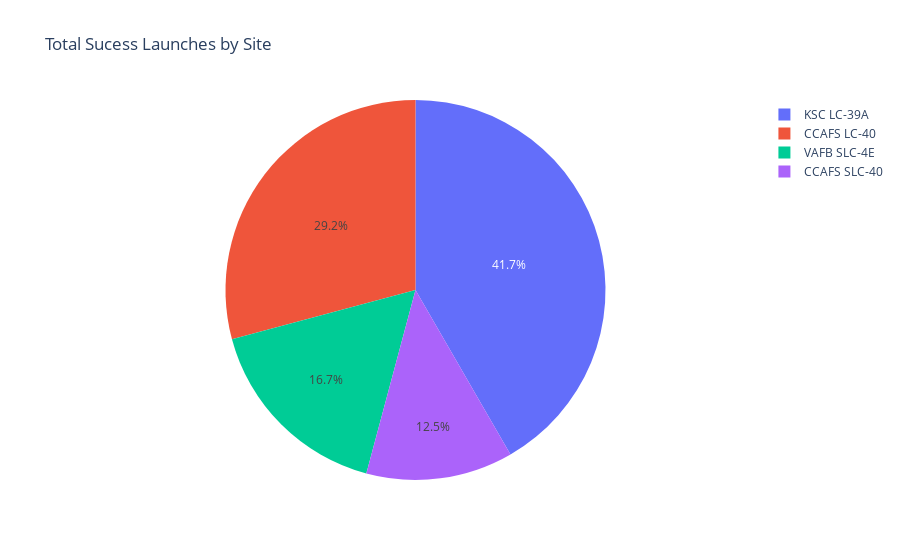

Source (notebook cell):
### Code cell
filtered_df = spacex_df
fig = px.pie(filtered_df, values='class', names='Launch Site', title='Total Sucess Launches by Site')
fig.show()

### Figure 1 — Plotly figure (JSON) as saved in the notebook; plotly's stock layout.template omitted (floating-point values rounded to 4 significant figures)
{"data": [{"domain": {"x": [0, 1], "y": [0, 1]}, "hovertemplate": "Launch Site=%{label}<br>class=%{value}<extra></extra>", "labels": ["CCAFS LC-40", "CCAFS LC-40", "CCAFS LC-40", "CCAFS LC-40", "CCAFS LC-40", "CCAFS LC-40", "CCAFS LC-40", "CCAFS LC-40", "CCAFS LC-40", "CCAFS LC-40", "CCAFS LC-40", "CCAFS LC-40", "CCAFS LC-40", "CCAFS LC-40", "CCAFS LC-40", "CCAFS LC-40", "CCAFS LC-40", "CCAFS LC-40", "CCAFS LC-40", "CCAFS LC-40", "CCAFS LC-40", "CCAFS LC-40", "CCAFS LC-40", "CCAFS LC-40", "CCAFS LC-40", "CCAFS LC-40", "VAFB SLC-4E", "VAFB SLC-4E", "VAFB SLC-4E", "VAFB SLC-4E", "VAFB SLC-4E", "VAFB SLC-4E", "VAFB SLC-4E", "VAFB SLC-4E", "VAFB SLC-4E", "VAFB SLC-4E", "KSC LC-39A", "KSC LC-39A", "KSC LC-39A", "KSC LC-39A", "KSC LC-39A", "KSC LC-39A", "KSC LC-39A", "KSC LC-39A", "KSC LC-39A", "KSC LC-39A", "KSC LC-39A", "KSC LC-39A", "KSC LC-39A", "CCAFS SLC-40", "CCAFS SLC-40", "CCAFS SLC-40", "CCAFS SLC-40", "CCAFS SLC-40", "CCAFS SLC-40", "CCAFS SLC-40"], "legendgroup": "", "name": "", "showlegend": true, "type": "pie", "values": [0, 0, 0, 0, 0, 0, 0, 0, 0, 0, 0, 0, 0, 0, 0, 0, 0, 1, 1, 0, 1, 1, 1, 0, 1, 1, 0, 0, 1, 1, 1, 1, 0, 0, 0, 0, 1, 0, 1, 1, 0, 1, 1, 0, 1, 1, 1, 1, 1, 1, 1, 0, 0, 0, 1, 0]}], "layout": {"autosize": true, "legend": {"tracegroupgap": 0}, "title": {"text": "Total Sucess Launches by Site"}}}
